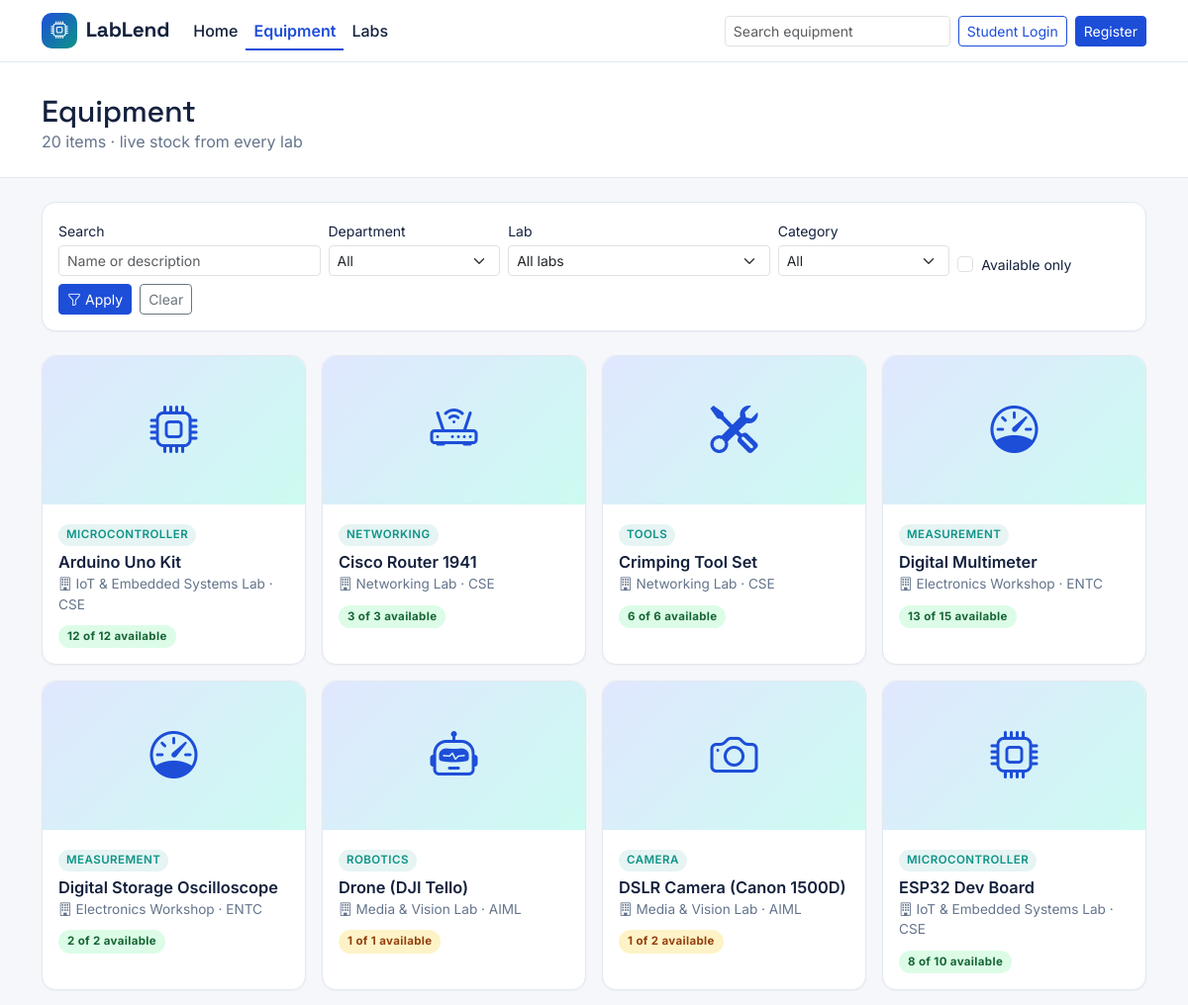
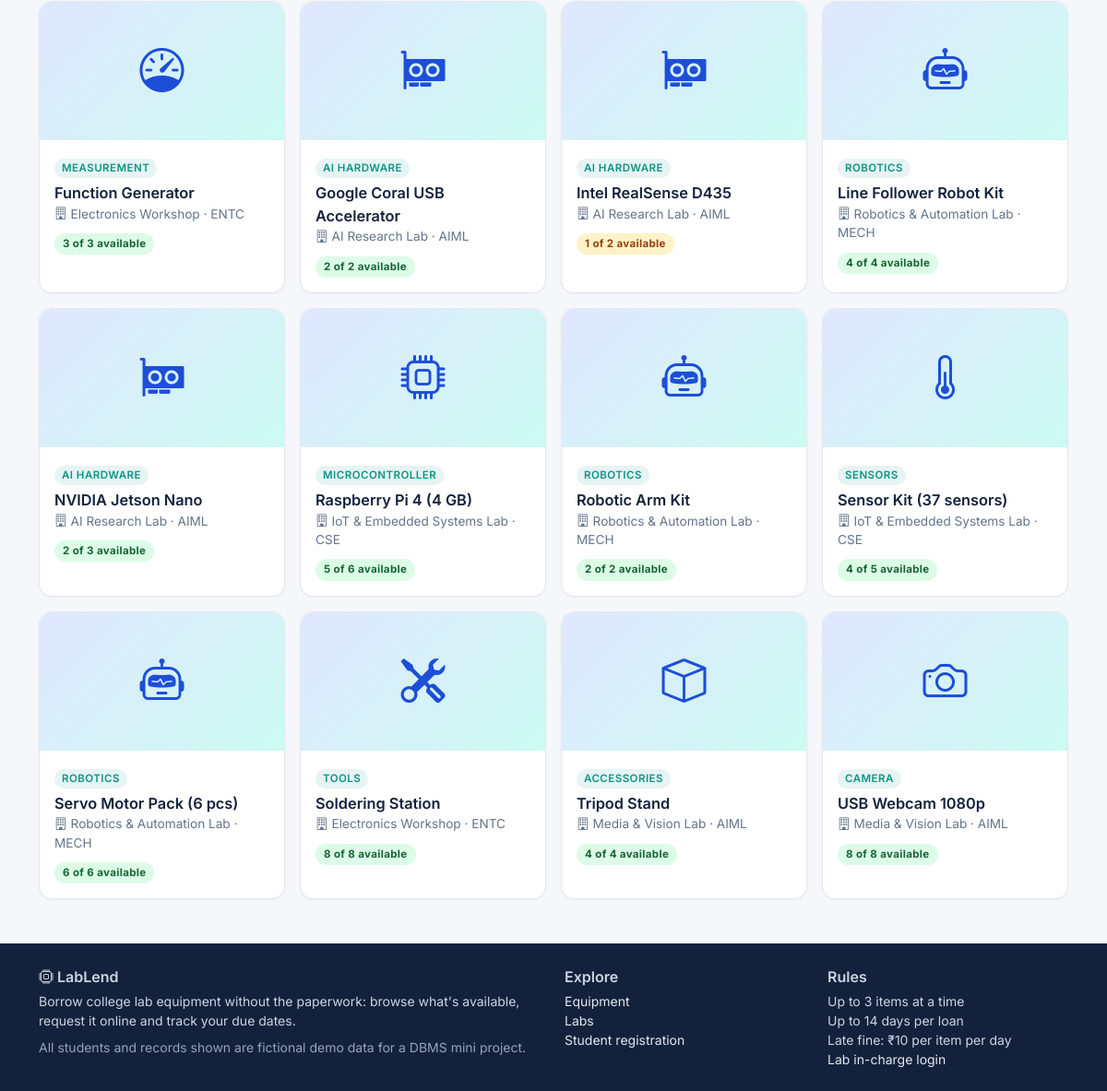
Page /equipment.php on the committed database (2 pictures, top to bottom).
### tables this page shows
CREATE TABLE equipment (
    equipment_id  INT PRIMARY KEY AUTO_INCREMENT,
    lab_id        INT NOT NULL,
    name          VARCHAR(150) NOT NULL,
    category      VARCHAR(60)  NOT NULL,
    description   TEXT,
    total_qty     INT NOT NULL DEFAULT 1,
    available_qty INT NOT NULL DEFAULT 1,
    image         VARCHAR(255),
    CONSTRAINT chk_equipment_qty CHECK (available_qty >= 0 AND available_qty <= total_qty AND total_qty >= 0),
    CONSTRAINT fk_equipment_lab FOREIGN KEY (lab_id)
        REFERENCES labs(lab_id)
        ON UPDATE CASCADE ON DELETE RESTRICT
);

CREATE TABLE labs (
    lab_id    INT PRIMARY KEY AUTO_INCREMENT,
    dept_id   INT NOT NULL,
    lab_name  VARCHAR(120) NOT NULL,
    room_no   VARCHAR(20),
    incharge  VARCHAR(100),
    CONSTRAINT fk_lab_dept FOREIGN KEY (dept_id)
        REFERENCES departments(dept_id)
        ON UPDATE CASCADE ON DELETE RESTRICT
);

CREATE TABLE departments (
    dept_id   INT PRIMARY KEY AUTO_INCREMENT,
    dept_name VARCHAR(100) NOT NULL UNIQUE,
    dept_code VARCHAR(10)  NOT NULL UNIQUE
);

### equipment.php (the view, shortened to what this page needs)
<?php
require 'config/database.php';
require 'includes/functions.php';
$root = '';
$q        = trim($_GET['q'] ?? '');
$onlyAvail = isset($_GET['available']);
$where = [];
$params = [];
$sql = 'SELECT e.*, l.lab_name, d.dept_code
        FROM equipment e
        INNER JOIN labs l        ON e.lab_id = l.lab_id
        INNER JOIN departments d ON l.dept_id = d.dept_id'
     . ($where ? ' WHERE ' . implode(' AND ', $where) : '')
     . ' ORDER BY e.available_qty = 0, e.name';
$st = $pdo->prepare($sql);
$st->execute($params);
$items = $st->fetchAll();
include 'includes/header.php';
?>
<section class="page-head">
    <div class="container">
        <h1>Equipment</h1>
        <p class="text-muted-ll mb-0"><?= count($items) ?> item<?= count($items) === 1 ? '' : 's' ?><?= $q !== '' ? ' matching “' . e($q) . '”' : '' ?> · live stock from every lab</p>
    </div>
</section>
<div class="container mt-4">
    <form method="get" class="ll-card p-3 mb-4">
        <div class="row g-2 align-items-end">
            <div class="col-md-3">
                <label class="form-label small mb-1" for="fq">Search</label>
                <input type="search" id="fq" name="q" class="form-control form-control-sm" value="<?= e($q) ?>" placeholder="Name or description" maxlength="80">
            </div>
            <div class="col-6 col-md-2">
                <label class="form-label small mb-1" for="fdept">Department</label>
                <select id="fdept" name="dept" class="form-select form-select-sm" data-autosubmit>
                    <option value="">All</option>
                </select>
            </div>
            <div class="col-6 col-md-3">
                <label class="form-label small mb-1" for="flab">Lab</label>
                <select id="flab" name="lab" class="form-select form-select-sm" data-autosubmit>
                    <option value="">All labs</option>
                </select>
            </div>
            <div class="col-6 col-md-2">
                <label class="form-label small mb-1" for="fcat">Category</label>
                <select id="fcat" name="category" class="form-select form-select-sm" data-autosubmit>
                    <option value="">All</option>
                </select>
            </div>
            <div class="col-6 col-md-2 d-flex gap-2 align-items-center">
                <div class="form-check mb-0">
                    <input class="form-check-input" type="checkbox" id="favail" name="available" <?= $onlyAvail ? 'checked' : '' ?> onchange="this.form.submit()">
                    <label class="form-check-label small" for="favail">Available only</label>
                </div>
            </div>
        </div>
        <div class="mt-2 d-flex gap-2">
            <button class="btn btn-sm btn-brand" type="submit"><i class="bi bi-funnel me-1"></i>Apply</button>
            <a href="equipment.php" class="btn btn-sm btn-outline-secondary">Clear</a>
        </div>
    </form>
    <div class="row g-3">
        <?php foreach ($items as $it): ?>
        <div class="col-sm-6 col-lg-4 col-xl-3">
            <a href="equipment_details.php?id=<?= (int) $it['equipment_id'] ?>" class="text-decoration-none text-reset">
                <div class="ll-card hover h-100">
                    <?= equipment_image($it, $root) ?>
                    <div class="p-3">
                        <span class="cat-chip"><?= e($it['category']) ?></span>
                        <div class="eq-title mt-1"><?= e($it['name']) ?></div>
                        <div class="meta mb-2"><i class="bi bi-building me-1"></i><?= e($it['lab_name']) ?> · <?= e($it['dept_code']) ?></div>
                        <?= stock_badge((int) $it['available_qty'], (int) $it['total_qty']) ?>
                    </div>
                </div>
            </a>
        </div>
        <?php endforeach; ?>
    </div>
</div>
<?php include 'includes/footer.php'; ?>

### includes/functions.php (shortened to what this page needs)
<?php
function e($value): string
{
    return htmlspecialchars((string) $value, ENT_QUOTES, 'UTF-8');
}
function stock_badge(int $available, int $total): string
{
    $cls = $available <= max(1, intdiv($total, 4)) ? 'st-pending' : 'st-ok';
    return '<span class="st ' . $cls . '">' . $available . ' of ' . $total . ' available</span>';
}
function category_icon(?string $cat): string
{
    return [
        'Microcontroller' => 'bi-cpu',
        'Sensors'         => 'bi-thermometer-half',
        'Networking'      => 'bi-router',
        'Tools'           => 'bi-tools',
        'Measurement'     => 'bi-speedometer',
        'Robotics'        => 'bi-robot',
        'AI Hardware'     => 'bi-gpu-card',
        'Camera'          => 'bi-camera',
        'Accessories'     => 'bi-box',
    ][$cat] ?? 'bi-box-seam';
}
function equipment_image(array $eq, string $root): string
{
    return '<div class="eq-placeholder"><i class="bi ' . category_icon($eq['category'] ?? null) . '"></i></div>';
}

### assets/css/style.css (style rules this page uses)
:root { --ll-ink: #14213d; --ll-brand: #1d4ed8; --ll-brand-dark: #1e3a8a; --ll-accent: #0d9488; --ll-amber: #b45309; --ll-red: #b91c1c; --ll-bg: #f5f7fb; --ll-card: #ffffff; --ll-line: #e2e8f0; --ll-muted: #64748b; --ll-radius: 14px; }
body { background: var(--ll-bg); color: var(--ll-ink); font-family: 'Inter', system-ui, sans-serif; }
h1, h2, h3, h4, h5, .brand-text, .stat-num { font-family: 'Space Grotesk', 'Inter', sans-serif; letter-spacing: -.01em; }
a { color: var(--ll-brand); }
.text-muted-ll { color: var(--ll-muted) !important; }
.btn-brand { background: var(--ll-brand); border-color: var(--ll-brand); color: #fff; }
.page-head { background: #fff; border-bottom: 1px solid var(--ll-line); padding: 2rem 0 1.5rem; }
.page-head h1 { font-size: 1.9rem; margin: 0; }
.ll-card { background: var(--ll-card); border: 1px solid var(--ll-line); border-radius: var(--ll-radius); box-shadow: 0 1px 2px rgba(15,23,42,.04); }
.ll-card.hover { transition: transform .15s, box-shadow .15s; }
.eq-img, .eq-placeholder { width: 100%; height: 150px; object-fit: cover; border-radius: var(--ll-radius) var(--ll-radius) 0 0; }
.eq-placeholder { display: flex; align-items: center; justify-content: center; font-size: 3rem; color: var(--ll-brand); background: linear-gradient(135deg, #e0e7ff, #ccfbf1); }
.eq-title { font-weight: 600; font-size: 1.02rem; }
.meta { font-size: .85rem; color: var(--ll-muted); }
.cat-chip { display: inline-block; font-size: .72rem; font-weight: 600; text-transform: uppercase; letter-spacing: .04em; color: var(--ll-accent); background: rgba(13,148,136,.1); padding: 2px 8px; border-radius: 99px; }
.st { display: inline-block; font-size: .72rem; font-weight: 700; letter-spacing: .03em; padding: 3px 9px; border-radius: 99px; white-space: nowrap; }
.st-ok { background: #dcfce7; color: #166534; }
.st-pending { background: #fef3c7; color: #92400e; }

### rows in the picture
equipment: category "MICROCONTROLLER", name "Arduino Uno Kit", lab.lab_name "IoT & Embedded Systems Lab", departments.dept_code "CSE", available_qty "12", total_qty "12"
equipment: category "NETWORKING", name "Cisco Router 1941", lab.lab_name "Networking Lab", departments.dept_code "CSE", available_qty "3", total_qty "3"
equipment: category "TOOLS", name "Crimping Tool Set", lab.lab_name "Networking Lab", departments.dept_code "CSE", available_qty "6", total_qty "6"
equipment: category "MEASUREMENT", name "Digital Multimeter", lab.lab_name "Electronics Workshop", departments.dept_code "ENTC", available_qty "13", total_qty "15"
equipment: category "MEASUREMENT", name "Digital Storage Oscilloscope", lab.lab_name "Electronics Workshop", departments.dept_code "ENTC", available_qty "2", total_qty "2"
equipment: category "ROBOTICS", name "Drone (DJI Tello)", lab.lab_name "Media & Vision Lab", departments.dept_code "AIML", available_qty "1", total_qty "1"
equipment: category "CAMERA", name "DSLR Camera (Canon 1500D)", lab.lab_name "Media & Vision Lab", departments.dept_code "AIML", available_qty "1", total_qty "2"
equipment: category "MICROCONTROLLER", name "ESP32 Dev Board", lab.lab_name "IoT & Embedded Systems Lab", departments.dept_code "CSE", available_qty "8", total_qty "10"
equipment: category "MEASUREMENT", name "Function Generator", lab.lab_name "Electronics Workshop", departments.dept_code "ENTC", available_qty "3", total_qty "3"
equipment: category "AI HARDWARE", name "Google Coral USB Accelerator", lab.lab_name "AI Research Lab", departments.dept_code "AIML", available_qty "2", total_qty "2"
equipment: category "AI HARDWARE", name "Intel RealSense D435", lab.lab_name "AI Research Lab", departments.dept_code "AIML", available_qty "1", total_qty "2"
equipment: category "ROBOTICS", name "Line Follower Robot Kit", lab.lab_name "Robotics & Automation Lab", departments.dept_code "MECH", available_qty "4", total_qty "4"
equipment: category "AI HARDWARE", name "NVIDIA Jetson Nano", lab.lab_name "AI Research Lab", departments.dept_code "AIML", available_qty "2", total_qty "3"
equipment: category "MICROCONTROLLER", name "Raspberry Pi 4 (4 GB)", lab.lab_name "IoT & Embedded Systems Lab", departments.dept_code "CSE", available_qty "5", total_qty "6"
equipment: category "ROBOTICS", name "Robotic Arm Kit", lab.lab_name "Robotics & Automation Lab", departments.dept_code "MECH", available_qty "2", total_qty "2"
equipment: category "SENSORS", name "Sensor Kit (37 sensors)", lab.lab_name "IoT & Embedded Systems Lab", departments.dept_code "CSE", available_qty "4", total_qty "5"
equipment: category "ROBOTICS", name "Servo Motor Pack (6 pcs)", lab.lab_name "Robotics & Automation Lab", departments.dept_code "MECH", available_qty "6", total_qty "6"
equipment: category "TOOLS", name "Soldering Station", lab.lab_name "Electronics Workshop", departments.dept_code "ENTC", available_qty "8", total_qty "8"
equipment: category "ACCESSORIES", name "Tripod Stand", lab.lab_name "Media & Vision Lab", departments.dept_code "AIML", available_qty "4", total_qty "4"
equipment: category "CAMERA", name "USB Webcam 1080p", lab.lab_name "Media & Vision Lab", departments.dept_code "AIML", available_qty "8", total_qty "8"

### other values in the picture
$label "Home Equipment Labs"
count($items) "20"
MAX_ACTIVE_ITEMS "3"
MAX_DAYS "14"
money(FINE_PER_DAY) "₹10"
